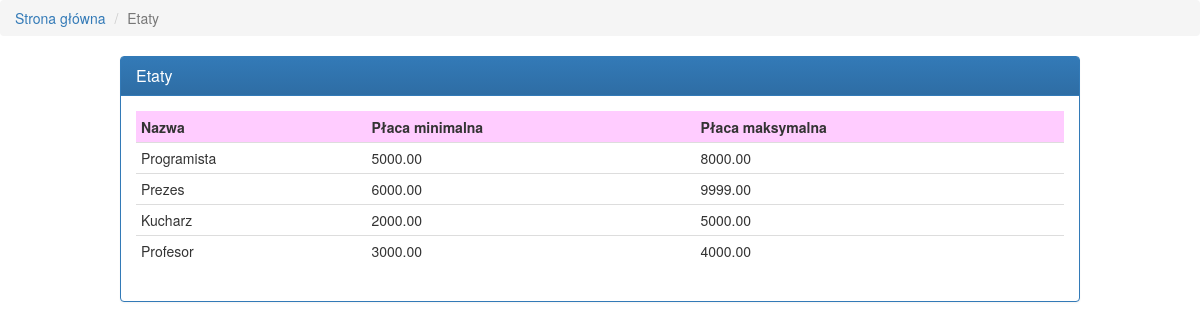
The app's page /etaty/ with its own data.
### pracownicy/models.py (models this page shows, shortened)
class Etaty(models.Model):
    nazwa = models.CharField(max_length=50)
    placa_od = models.DecimalField(max_digits=6,decimal_places=2)
    placa_do = models.DecimalField(max_digits=6,decimal_places=2)

### pracownicy/views.py (the view)
# urls.py: url(r'^etaty/$', views.pokazEtaty),
def pokazEtaty(request):
    etaty=models.Etaty.objects.all()
    return render(request, 'etaty.html', locals())

### templates/etaty.html
{% extends "index.html" %}
{% block content %}
    <ul class="breadcrumb">
        <li><a href="/">Strona główna</a></li>
        <li class="active">Etaty</li>
    </ul>
{% block etaty %}
        <div class="main panel panel-primary">
        <div class="panel-heading"><h3 class="panel-title"><a href="/etaty/">Etaty</a></h3></div>
        <div class="panel-body">
        <table class="table table-hover table-condensed">
            <tr>
                <th>Nazwa</th>
                <th>Płaca minimalna</th>
                <th>Płaca maksymalna</th>
            </tr>
            {% for e in etaty %}
            <tr>
                <td id="{{ e.pk }}" class="clickable-row-etaty">{{ e.nazwa }}</td>
                <td>{{ e.placa_od }}</td>
                <td>{{ e.placa_do }}</td>
            </tr>
            {% endfor %}
        </table>
    </div>
    </div>
    {% endblock etaty %}
{% endblock content %}

### pracownicy/static/main.css (style rules this page uses)
.table>tbody>tr>th, .table>tfoot>tr>th, .table>thead>tr>th { border-top-color: #ffccff; background-color: #ffccff; }
.main { width: 80%; margin: 1em auto 0 auto; }

### records on screen
Etaty: nazwa "Programista", placa_od "5000.00", placa_do "8000.00"
Etaty: nazwa "Prezes", placa_od "6000.00", placa_do "9999.00"
Etaty: nazwa "Kucharz", placa_od "2000.00", placa_do "5000.00"
Etaty: nazwa "Profesor", placa_od "3000.00", placa_do "4000.00"
